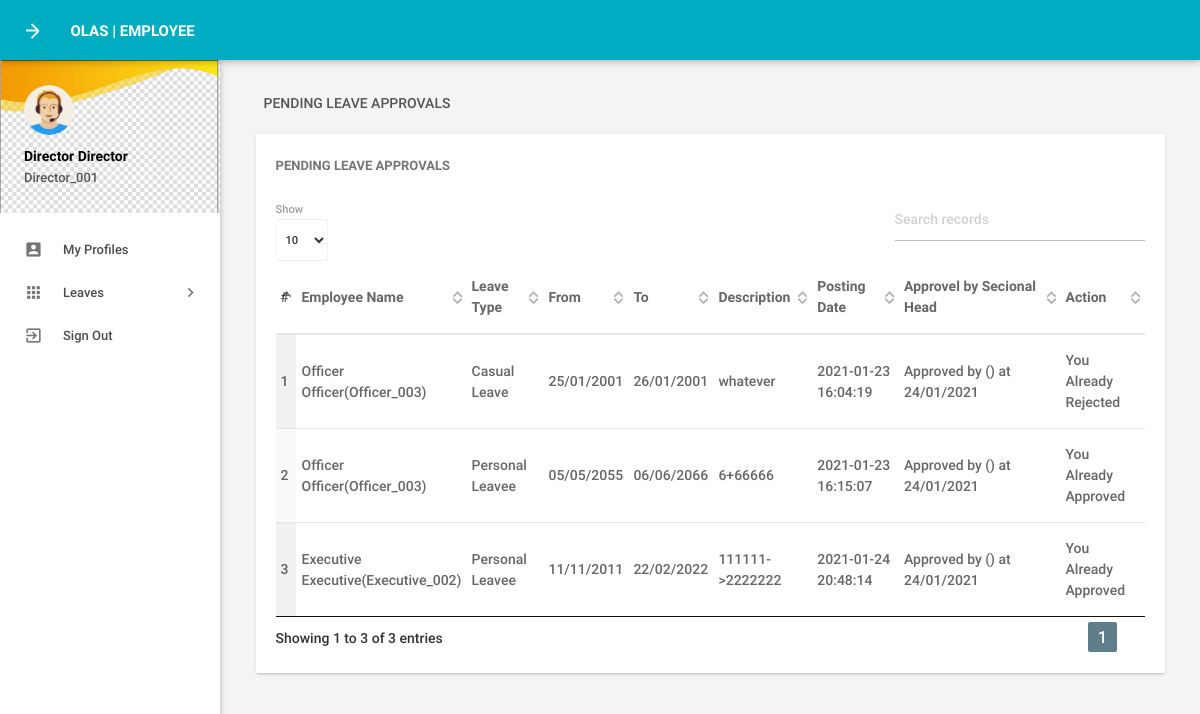
Before: /directorApprovals.php (signed in) with the older database file.
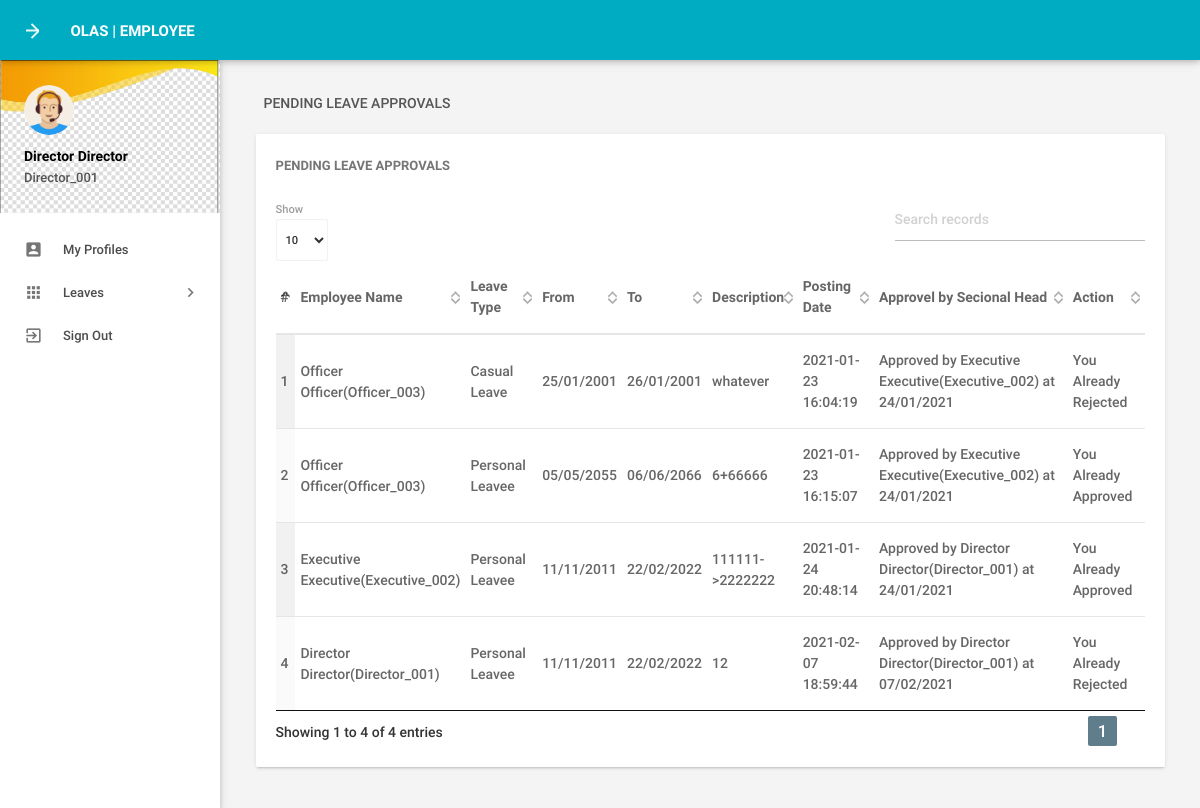
After: the same page with the newer database file.
### tables this page shows
CREATE TABLE `tblemployees` (
  `id` int(11) NOT NULL AUTO_INCREMENT,
  `EmpId` varchar(100) NOT NULL,
  `FirstName` varchar(150) NOT NULL,
  `LastName` varchar(150) NOT NULL,
  `EmailId` varchar(200) NOT NULL,
  `Password` varchar(180) NOT NULL,
  `Gender` varchar(100) NOT NULL,
  `Dob` varchar(100) NOT NULL DEFAULT current_timestamp(),
  `Department` varchar(255) NOT NULL,
  `Address` varchar(255) NOT NULL,
  `Phonenumber` char(11) NOT NULL,
  `Category` varchar(50) NOT NULL,
  `Nic` varchar(15) NOT NULL,
  `Sechead` varchar(50) NOT NULL,
  `Institute` varchar(50) NOT NULL,
  `Status` varchar(15) NOT NULL,
  `RegDate` timestamp NOT NULL DEFAULT current_timestamp(),
  `permissionLevel` varchar(50) DEFAULT NULL,
  `secHeadId` varchar(15) DEFAULT NULL,
  PRIMARY KEY (`id`)
);

CREATE TABLE `tblleaves` (
  `id` int(11) NOT NULL AUTO_INCREMENT,
  `LeaveType` varchar(110) NOT NULL,
  `ToDate` varchar(120) NOT NULL,
  `FromDate` varchar(120) NOT NULL,
  `Description` mediumtext NOT NULL,
  `PostingDate` timestamp NOT NULL DEFAULT current_timestamp(),
  `AppSecHead` varchar(15) DEFAULT NULL,
  `AppDirector` varchar(15) NOT NULL,
  `empid` int(11) DEFAULT NULL,
  `AppSecHeadStatus` varchar(255) DEFAULT NULL,
  `AppSecHeadDate` varchar(120) DEFAULT NULL,
  PRIMARY KEY (`id`),
  KEY `UserEmail` (`empid`)
);

### directorApprovals.php (the view, shortened to what the changed rows need)
<?php
include('includes/config.php');
if(strlen($_SESSION['emplogin'])==0)
    {
header('location:index.php');
}
else{
?>
<!DOCTYPE html>
<html lang="en">
    <head>
        <link type="text/css" rel="stylesheet" href="assets/plugins/materialize/css/materialize.min.css"/>
        <link href="assets/plugins/material-preloader/css/materialPreloader.min.css" rel="stylesheet">
        <link href="assets/plugins/datatables/css/jquery.dataTables.min.css" rel="stylesheet">
        <link href="assets/css/alpha.min.css" rel="stylesheet" type="text/css"/>
        <link href="assets/css/custom.css" rel="stylesheet" type="text/css"/>
    </head>
    <body>
       <?php include('includes/header.php');?>
       <?php include('includes/sidebar.php');?>
            <main class="mn-inner">
                <div class="row">
                    <div class="col s12">
                        <div class="page-title">Pending Leave Approvals</div>
                    </div>
                    <div class="col s12 m12 l12">
                        <div class="card">
                            <div class="card-content">
                                <span class="card-title">Pending Leave Approvals</span>
                                <table id="example" class="display responsive-table ">
                                    <thead>
                                        <tr>
                                            <th width="15">#</th>
											<th width="90">Employee Name</th>
                                            <th width="90">Leave Type</th>
                                            <th width="50">From</th>
                                            <th width="50">To</th>
                                            <th width="120">Description</th>
                                            <th width="120">Posting Date</th>
                                            <th width="300">Approvel by Secional Head</th>
                                            <th width="100">Action</th>
                                        </tr>
                                    </thead>
                                    <tbody>
<?php
$sql = "SELECT tblemployees.FirstName,tblemployees.LastName,tblemployees.EmpId,tblleaves.id,tblleaves.LeaveType,tblleaves.ToDate,tblleaves.FromDate,tblleaves.Description,tblleaves.PostingDate,tblleaves.AppSecHead,tblleaves.AppSecHeadStatus,tblleaves.AppSecHeadDate,tblleaves.AppDirector from tblleaves INNER JOIN tblemployees ON tblleaves.empid=tblemployees.id where AppSecHeadStatus='Approved'";
$query = $dbh -> prepare($sql);
$query->execute();
$results=$query->fetchAll(PDO::FETCH_OBJ);
$cnt=1;
if($query->rowCount() > 0){
	foreach($results as $result){
		$eidHead = $result->AppSecHead;
		?>
											<tr>
                                            <td> <?php echo htmlentities($cnt);?></td>
											<td><?php echo htmlentities($result->FirstName." ".$result->LastName."(".$result->EmpId.")");?></td>
                                            <td><?php echo htmlentities($result->LeaveType);?></td>
                                            <td><?php echo htmlentities($result->ToDate);?></td>
                                            <td><?php echo htmlentities($result->FromDate);?></td>
                                           <td><?php echo htmlentities($result->Description);?></td>
                                            <td><?php echo htmlentities($result->PostingDate);?></td>
											<td><?php
												$sql2 = "SELECT FirstName,LastName,EmpId from  tblemployees where EmpId=:eidHead";
												$query2 = $dbh -> prepare($sql2);
												$query2->bindParam(':eidHead',$eidHead,PDO::PARAM_STR);
												$query2->execute();
												$result2=$query2->fetch(PDO::FETCH_OBJ);
														echo htmlentities(($result->AppSecHeadStatus)." by ".$result2->FirstName." ".$result2->LastName."(".$result2->EmpId.")"." at ".$result->AppSecHeadDate);
                                            ?>
											</td>
											<?php if($result->AppDirector=="0"){ ?>
											<td><a href="directorApprovals.php?rejectLeaveId=<?php echo htmlentities($result->id);?>" onclick="return confirm('Are you sure you want to REJECT this Leave?');" > <i class="material-icons" title="Inactive">clear</i>
												<a href="directorApprovals.php?approveLeaveId=<?php echo htmlentities($result->id);?>" onclick="return confirm('Are you sure you want to Approve this Leave?');"><i class="material-icons" title="Active">done</i></td>
											</td>
											<?php }else if ($result->AppDirector=="1"){ ?>
											<td>You Already Approved</td>
											<?php }else {?>
											<td>You Already Rejected</td>
											<?php }?>
                                         <?php $cnt++;} }?>
                                    </tbody>
                                </table>
                            </div>
                        </div>
                    </div>
                </div>
            </main>
        </div>
        <div class="left-sidebar-hover"></div>
    </body>
</html>
<?php } ?>

### includes/sidebar.php (shortened to what the changed rows need)
<aside id="slide-out" class="side-nav white fixed">
	<div class="side-nav-wrapper">
		<div class="sidebar-profile">
			<div class="sidebar-profile-image">
			<img src="assets/images/profile-image.png" class="circle" alt="">
		</div>
		<div class="sidebar-profile-info">
		<?php
		$eid=$_SESSION['eid'];
		$sql = "SELECT FirstName,LastName,EmpId,permissionLevel from  tblemployees where id=:eid";
		$query = $dbh -> prepare($sql);
		$query->bindParam(':eid',$eid,PDO::PARAM_STR);
		$query->execute();
		$results=$query->fetchAll(PDO::FETCH_OBJ);
		if($query->rowCount() > 0) {
			foreach($results as $result){ ?>
				<p><?php echo htmlentities($result->FirstName." ".$result->LastName);?></p>
				<span><?php echo htmlentities($result->EmpId)?></span>
				<?php }}
	?>
		</div>
		</div>
		<ul class="sidebar-menu collapsible collapsible-accordion" data-collapsible="accordion">
			<li class="no-padding"><a class="waves-effect waves-grey" href="myprofile.php"><i class="material-icons">account_box</i>My Profiles</a></li>
			<li class="no-padding">
				<a class="collapsible-header waves-effect waves-grey"><i class="material-icons">apps</i>Leaves<i class="nav-drop-icon material-icons">keyboard_arrow_right</i></a>
			</li>
			<li class="no-padding">
				<a class="waves-effect waves-grey" href="logout.php"><i class="material-icons">exit_to_app</i>Sign Out</a>
			</li>
		</ul>
	</div>
</aside>

Changed rows visible on the page:
changed tblleaves "Casual Leave": AppSecHeadStatus+AppSecHeadDate "Approved by () at 24/01/2021" → "Approved by Executive Executive(Executive_002) at 24/01/2021"
changed tblleaves (number 2 of 4 on the later page): AppSecHeadStatus+AppSecHeadDate "Approved by () at 24/01/2021" → "Approved by Executive Executive(Executive_002) at 24/01/2021"
changed tblleaves "Executive Executive(Executive_002)": AppSecHeadStatus+AppSecHeadDate "Approved by () at 24/01/2021" → "Approved by Director Director(Director_001) at 24/01/2021"
added tblleaves: tblemployees.FirstName+LastName+EmpId "Director Director(Director_001)", LeaveType "Personal Leavee", ToDate "11/11/2011", FromDate "22/02/2022", Description "12", PostingDate "2021-02-07 18:59:44", AppSecHeadStatus+AppSecHeadDate "Approved by Director Director(Director_001) at 07/02/2021", AppDirector "You Already Rejected"
Other visible differences:
text written by a page script: "Show Showing 1 to 3 of 3 entries 1" → "Show Showing 1 to 4 of 4 entries 1"
